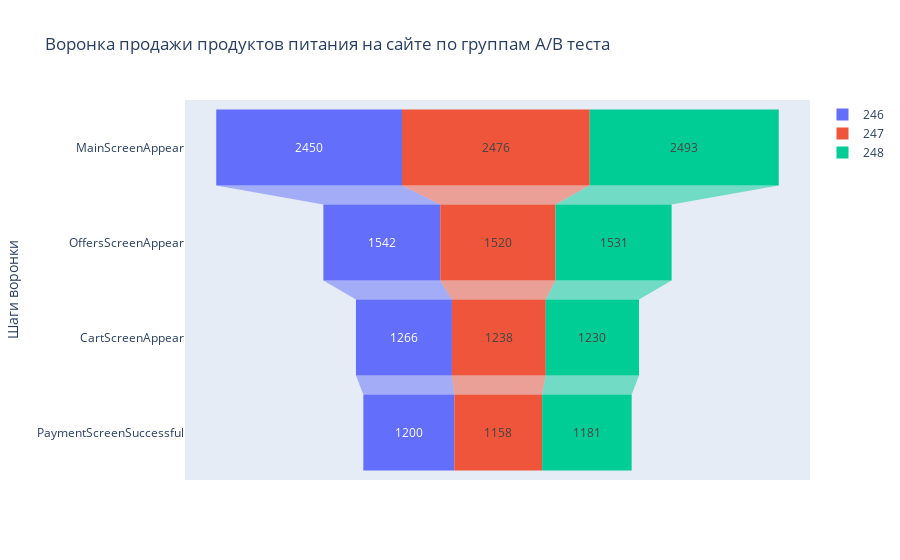

Notebook source saved alongside this figure:
### Code cell
# построение сегментированной воронки
fig = go.Figure()
for i in grd.columns:  # по всем группам 
    fig.add_trace(go.Funnel(
        name = i,
        y = list(grd.index),
        x = list(grd.loc[:,i])
        )) 
fig.update_layout(title = "Воронка продажи продуктов питания на сайте по группам А/В теста")    
fig.update_yaxes(title_text="Шаги воронки") 
fig.show()

### Figure 1 — Plotly figure (JSON) as saved in the notebook; plotly's stock layout.template omitted (floating-point values rounded to 4 significant figures)
{"data": [{"name": "246", "type": "funnel", "x": [2450, 1542, 1266, 1200], "y": ["MainScreenAppear", "OffersScreenAppear", "CartScreenAppear", "PaymentScreenSuccessful"]}, {"name": "247", "type": "funnel", "x": [2476, 1520, 1238, 1158], "y": ["MainScreenAppear", "OffersScreenAppear", "CartScreenAppear", "PaymentScreenSuccessful"]}, {"name": "248", "type": "funnel", "x": [2493, 1531, 1230, 1181], "y": ["MainScreenAppear", "OffersScreenAppear", "CartScreenAppear", "PaymentScreenSuccessful"]}], "layout": {"title": {"text": "Воронка продажи продуктов питания на сайте по группам А/В теста"}, "yaxis": {"title": {"text": "Шаги воронки"}}}}
